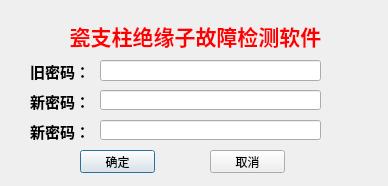
<?xml version="1.0" encoding="UTF-8"?>
<ui version="4.0">
 <class>password</class>
 <widget class="QDialog" name="password">
  <property name="geometry">
   <rect>
    <x>0</x>
    <y>0</y>
    <width>388</width>
    <height>186</height>
   </rect>
  </property>
  <property name="windowTitle">
   <string>Dialog</string>
  </property>
  <widget class="QLabel" name="label">
   <property name="geometry">
    <rect>
     <x>60</x>
     <y>20</y>
     <width>271</width>
     <height>31</height>
    </rect>
   </property>
   <property name="text">
    <string>&lt;html&gt;&lt;head/&gt;&lt;body&gt;&lt;p align=&quot;center&quot;&gt;&lt;span style=&quot; font-size:16pt; font-weight:600; color:#ff0000;&quot;&gt;瓷支柱绝缘子故障检测软件&lt;/span&gt;&lt;/p&gt;&lt;/body&gt;&lt;/html&gt;</string>
   </property>
  </widget>
  <widget class="QLabel" name="label_2">
   <property name="geometry">
    <rect>
     <x>30</x>
     <y>60</y>
     <width>61</width>
     <height>21</height>
    </rect>
   </property>
   <property name="text">
    <string>&lt;html&gt;&lt;head/&gt;&lt;body&gt;&lt;p&gt;&lt;span style=&quot; font-size:11pt; font-weight:600;&quot;&gt;旧密码：&lt;/span&gt;&lt;/p&gt;&lt;/body&gt;&lt;/html&gt;</string>
   </property>
  </widget>
  <widget class="QLineEdit" name="oldPasswordLineEdit">
   <property name="geometry">
    <rect>
     <x>100</x>
     <y>60</y>
     <width>221</width>
     <height>21</height>
    </rect>
   </property>
  </widget>
  <widget class="QLabel" name="label_3">
   <property name="geometry">
    <rect>
     <x>30</x>
     <y>90</y>
     <width>61</width>
     <height>21</height>
    </rect>
   </property>
   <property name="text">
    <string>&lt;html&gt;&lt;head/&gt;&lt;body&gt;&lt;p&gt;&lt;span style=&quot; font-size:11pt; font-weight:600;&quot;&gt;新密码：&lt;/span&gt;&lt;/p&gt;&lt;/body&gt;&lt;/html&gt;</string>
   </property>
  </widget>
  <widget class="QLineEdit" name="newPasswordLineEdit">
   <property name="geometry">
    <rect>
     <x>100</x>
     <y>90</y>
     <width>221</width>
     <height>20</height>
    </rect>
   </property>
  </widget>
  <widget class="QLabel" name="label_4">
   <property name="geometry">
    <rect>
     <x>30</x>
     <y>120</y>
     <width>61</width>
     <height>21</height>
    </rect>
   </property>
   <property name="text">
    <string>&lt;html&gt;&lt;head/&gt;&lt;body&gt;&lt;p&gt;&lt;span style=&quot; font-size:11pt; font-weight:600;&quot;&gt;新密码：&lt;/span&gt;&lt;/p&gt;&lt;/body&gt;&lt;/html&gt;</string>
   </property>
  </widget>
  <widget class="QLineEdit" name="surePasswordlineEdit">
   <property name="geometry">
    <rect>
     <x>100</x>
     <y>120</y>
     <width>221</width>
     <height>20</height>
    </rect>
   </property>
  </widget>
  <widget class="QPushButton" name="okButton">
   <property name="geometry">
    <rect>
     <x>80</x>
     <y>150</y>
     <width>75</width>
     <height>23</height>
    </rect>
   </property>
   <property name="text">
    <string>确定</string>
   </property>
  </widget>
  <widget class="QPushButton" name="cancelButton">
   <property name="geometry">
    <rect>
     <x>210</x>
     <y>150</y>
     <width>75</width>
     <height>23</height>
    </rect>
   </property>
   <property name="text">
    <string>取消</string>
   </property>
  </widget>
 </widget>
 <resources/>
 <connections/>
</ui>
